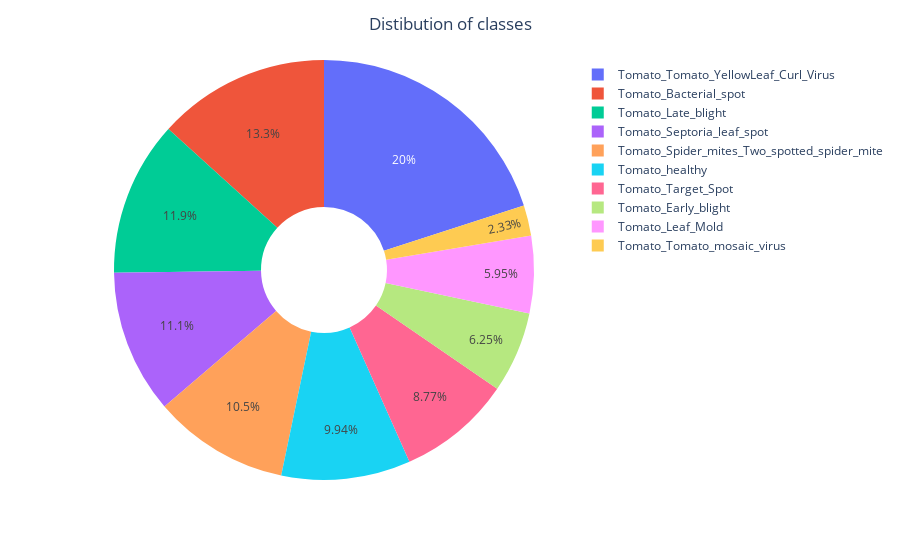

Notebook code for this chart:
### Code cell
import plotly.express as px
fig = px.pie(names=class_names, values=class_dis, hole=0.3)
fig.update_layout({"title":{"text":"Distibution of classes", "x":0.50}})
fig.show()

### Figure 1 — Plotly figure (JSON) as saved in the notebook; plotly's stock layout.template omitted (floating-point values rounded to 4 significant figures)
{"data": [{"domain": {"x": [0, 1], "y": [0, 1]}, "hole": 0.3, "hovertemplate": "label=%{label}<br>value=%{value}<extra></extra>", "labels": ["Tomato_Bacterial_spot", "Tomato_Early_blight", "Tomato_Late_blight", "Tomato_Leaf_Mold", "Tomato_Septoria_leaf_spot", "Tomato_Spider_mites_Two_spotted_spider_mite", "Tomato_Target_Spot", "Tomato_Tomato_YellowLeaf_Curl_Virus", "Tomato_Tomato_mosaic_virus", "Tomato_healthy"], "legendgroup": "", "name": "", "showlegend": true, "type": "pie", "values": [2127, 1000, 1909, 952, 1771, 1676, 1404, 3209, 373, 1591]}], "layout": {"legend": {"tracegroupgap": 0}, "margin": {"t": 60}, "title": {"text": "Distibution of classes", "x": 0.5}}}
